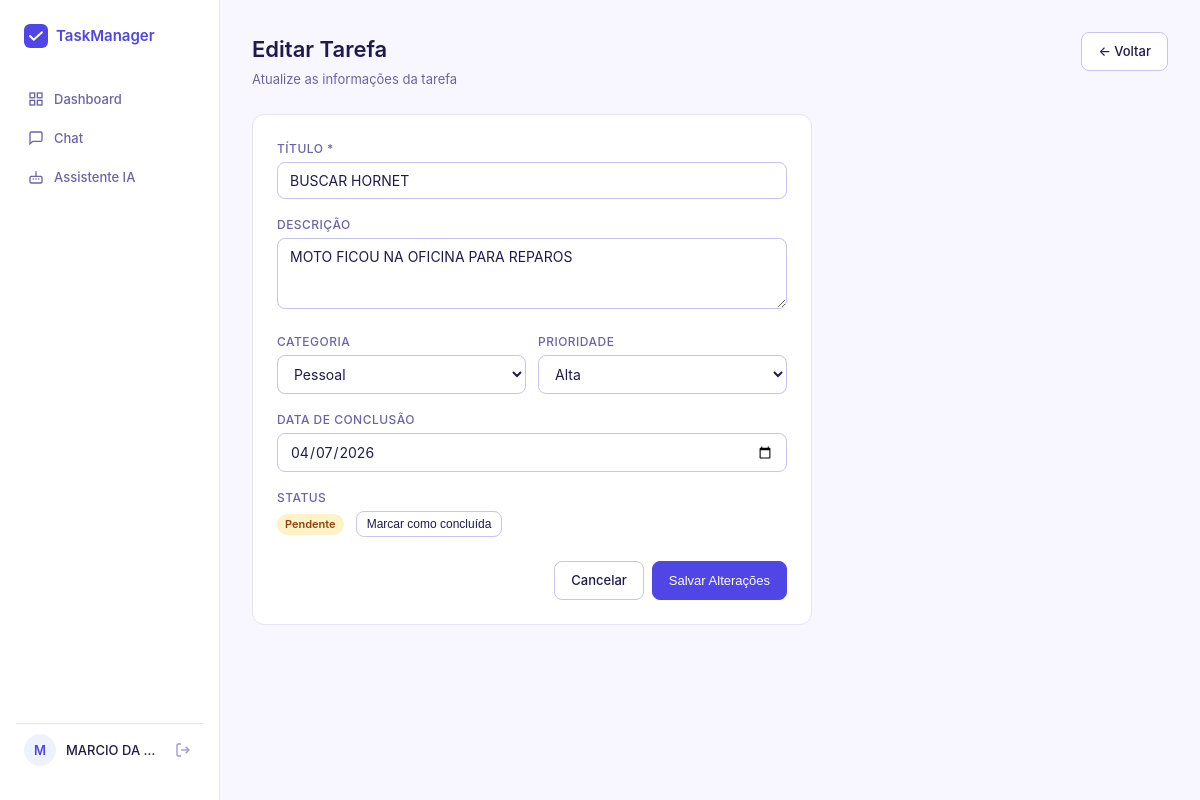
The app's page /tasks/3/edit (signed in) with its own data.
### tables this page shows
CREATE TABLE tasks (
                id INTEGER PRIMARY KEY AUTOINCREMENT,
                user_id INTEGER NOT NULL,
                title TEXT NOT NULL,
                description TEXT,
                category TEXT DEFAULT "Outros",
                priority TEXT DEFAULT "Média",
                due_date TEXT,
                done INTEGER DEFAULT 0,
                created_at TIMESTAMP DEFAULT CURRENT_TIMESTAMP,
                FOREIGN KEY (user_id) REFERENCES users(id)
            );

### app.py (the view, shortened to what this page needs)
@app.route('/tasks/<int:task_id>/edit', methods=['GET', 'POST'])
@login_required
def edit_task(task_id):
    db   = get_db()
    task = db.execute('SELECT * FROM tasks WHERE id = ? AND user_id = ?',
                      (task_id, session['user_id'])).fetchone()
    if not task:
        flash('Tarefa não encontrada.', 'error')
        return redirect(url_for('dashboard'))
    return render_template('edit_task.html', task=task)

### app.py (called while the page is built)
def get_db():
    conn = sqlite3.connect(DB)
    conn.row_factory = sqlite3.Row
    return conn

def login_required(f):
    @wraps(f)
    def decorated(*args, **kwargs):
        if 'user_id' not in session:
            return redirect(url_for('login'))
        return f(*args, **kwargs)
    return decorated

### templates/edit_task.html (shortened to what this page needs)
{% extends 'base.html' %}
{% block content %}
<div class="layout">
  <aside class="sidebar">
    <div class="sidebar-logo">
      <svg width="24" height="24" viewBox="0 0 32 32" fill="none">
        <rect width="32" height="32" rx="8" fill="#4F46E5"/>
        <path d="M8 16l5 5 11-10" stroke="white" stroke-width="2.5" stroke-linecap="round" stroke-linejoin="round"/>
      </svg>
      <span>TaskManager</span>
    </div>
    <nav class="sidebar-nav">
      <a href="{{ url_for('dashboard') }}" class="nav-link">
        <svg width="16" height="16" viewBox="0 0 24 24" fill="none" stroke="currentColor" stroke-width="2"><rect x="3" y="3" width="7" height="7"/><rect x="14" y="3" width="7" height="7"/><rect x="14" y="14" width="7" height="7"/><rect x="3" y="14" width="7" height="7"/></svg>
        Dashboard
      </a>
      <a href="{{ url_for('chat') }}" class="nav-link">
        <svg width="16" height="16" viewBox="0 0 24 24" fill="none" stroke="currentColor" stroke-width="2"><path d="M21 15a2 2 0 01-2 2H7l-4 4V5a2 2 0 012-2h14a2 2 0 012 2z"/></svg>
        Chat
      </a>
      <a href="{{ url_for('bot') }}" class="nav-link">
        Assistente IA
      </a>
    </nav>
    <div class="sidebar-user">
      <div class="user-avatar">{{ session['user_name'][0].upper() }}</div>
      <div class="user-info"><span class="user-name">{{ session['user_name'] }}</span></div>
      <a href="{{ url_for('logout') }}" class="logout-btn" title="Sair">
        <svg width="16" height="16" viewBox="0 0 24 24" fill="none" stroke="currentColor" stroke-width="2"><path d="M9 21H5a2 2 0 01-2-2V5a2 2 0 012-2h4"/><polyline points="16 17 21 12 16 7"/><line x1="21" y1="12" x2="9" y2="12"/></svg>
      </a>
    </div>
  </aside>
  <main class="main">
    <div class="page-header">
      <div>
        <h1>Editar Tarefa</h1>
        <p class="page-sub">Atualize as informações da tarefa</p>
      </div>
      <a href="{{ url_for('dashboard') }}" class="btn">← Voltar</a>
    </div>
    <div class="edit-card">
      <form method="POST">
        <div class="field">
          <label>Título *</label>
          <input type="text" name="title" value="{{ task.title }}" required>
        </div>
        <div class="field">
          <label>Descrição</label>
          <textarea name="description" rows="3">{{ task.description or '' }}</textarea>
        </div>
        <div class="field-row">
          <div class="field">
            <label>Categoria</label>
            <select name="category">
              {% for c in ['Trabalho','Pessoal','Estudos','Saúde','Outros'] %}
              <option {{ 'selected' if task.category == c }}>{{ c }}</option>
              {% endfor %}
            </select>
          </div>
          <div class="field">
            <label>Prioridade</label>
            <select name="priority">
              {% for p in ['Alta','Média','Baixa'] %}
              <option {{ 'selected' if task.priority == p }}>{{ p }}</option>
              {% endfor %}
            </select>
          </div>
        </div>
        <div class="field">
          <label>Data de conclusão</label>
          <input type="date" name="due_date" value="{{ task.due_date or '' }}">
        </div>
        <div class="field">
          <label>Status</label>
          <div class="status-toggle">
            <span class="badge {{ 'badge-success' if task.done else 'badge-pending' }}">
              {{ 'Concluída' if task.done else 'Pendente' }}
            </span>
            <form method="POST" action="{{ url_for('toggle_task', task_id=task.id) }}" style="display:inline">
              <button type="submit" class="btn btn-sm">
                {{ 'Marcar como pendente' if task.done else 'Marcar como concluída' }}
              </button>
            </form>
          </div>
        </div>
        <div class="form-actions">
          <a href="{{ url_for('dashboard') }}" class="btn">Cancelar</a>
          <button type="submit" class="btn btn-primary">Salvar Alterações</button>
        </div>
      </form>
    </div>
  </main>
</div>
{% endblock %}

### static/css/style.css (style rules this page uses)
*, *::before, *::after { box-sizing: border-box; margin: 0; padding: 0; }
:root { --indigo: #4F46E5; --indigo-dark: #3730A3; --bg: #F8F7FF; --surface: #FFFFFF; --border: #E5E3F8; --border-md: #C7C4F0; --text: #1E1B4B; --text-2: #6B63A8; --text-3: #9D97C8; --success: #059669; --success-bg: #D1FAE5; --danger: #DC2626; --danger-bg: #FEE2E2; --warning: #D97706; --warning-bg: #FEF3C7; --radius: 8px; --radius-lg: 12px; --shadow: 0 1px 3px rgba(79,70,229,0.08), 0 1px 2px rgba(79,70,229,0.04); }
body { font-family: -apple-system, BlinkMacSystemFont, 'Segoe UI', sans-serif; background: var(--bg); color: var(--text); font-size: 14px; line-height: 1.6; }
.field { margin-bottom: 1rem; }
.field label { display: block; font-size: 12px; font-weight: 500; color: var(--text-2); margin-bottom: 4px; text-transform: uppercase; letter-spacing: 0.04em; }
.field input, .field select, .field textarea { width: 100%; padding: 9px 12px; border: 1px solid var(--border-md); border-radius: var(--radius); background: var(--surface); color: var(--text); font-size: 14px; font-family: inherit; transition: border-color 0.15s, box-shadow 0.15s; }
.field textarea { resize: vertical; }
.field-row { display: grid; grid-template-columns: 1fr 1fr; gap: 12px; }
.btn { display: inline-flex; align-items: center; justify-content: center; gap: 6px; padding: 8px 16px; border: 1px solid var(--border-md); border-radius: var(--radius); background: var(--surface); color: var(--text); font-size: 13px; font-weight: 500; cursor: pointer; text-decoration: none; transition: all 0.15s; white-space: nowrap; }
.btn-primary { background: var(--indigo); color: white; border-color: var(--indigo); }
.btn-sm { padding: 5px 10px; font-size: 12px; }
.layout { display: grid; grid-template-columns: 220px 1fr; min-height: 100vh; }
.sidebar { background: var(--surface); border-right: 1px solid var(--border); padding: 1.5rem 1rem; display: flex; flex-direction: column; gap: 0; position: sticky; top: 0; height: 100vh; }
.sidebar-logo { display: flex; align-items: center; gap: 8px; font-size: 15px; font-weight: 600; color: var(--indigo); margin-bottom: 2rem; padding: 0 0.5rem; }
.sidebar-nav { flex: 1; }
.nav-link { display: flex; align-items: center; gap: 10px; padding: 9px 12px; border-radius: var(--radius); color: var(--text-2); font-size: 13px; font-weight: 500; text-decoration: none; transition: all 0.15s; }
.sidebar-user { display: flex; align-items: center; gap: 10px; padding: 10px 8px; border-top: 1px solid var(--border); margin-top: auto; }
.user-avatar { width: 32px; height: 32px; border-radius: 50%; background: #EEF2FF; color: var(--indigo); font-weight: 600; font-size: 13px; display: flex; align-items: center; justify-content: center; flex-shrink: 0; }
.user-info { flex: 1; min-width: 0; }
.user-name { font-size: 13px; font-weight: 500; display: block; white-space: nowrap; overflow: hidden; text-overflow: ellipsis; }
.logout-btn { color: var(--text-3); cursor: pointer; padding: 4px; border-radius: 6px; display: flex; transition: color 0.15s; }
.main { padding: 2rem; overflow-y: auto; }
.page-header { display: flex; align-items: flex-start; justify-content: space-between; margin-bottom: 1.5rem; gap: 1rem; }
.page-header h1 { font-size: 22px; font-weight: 600; }
.page-sub { color: var(--text-2); font-size: 13px; margin-top: 2px; }
.badge { font-size: 11px; font-weight: 600; padding: 2px 8px; border-radius: 20px; white-space: nowrap; }
.badge-pending { background: #FEF3C7; color: #92400E; }
.edit-card { background: var(--surface); border: 1px solid var(--border); border-radius: var(--radius-lg); padding: 1.5rem; max-width: 560px; }
.form-actions { display: flex; gap: 8px; justify-content: flex-end; margin-top: 1.5rem; }
.status-toggle { display: flex; align-items: center; gap: 12px; }

### records on screen
tasks: title "BUSCAR HORNET", description "MOTO FICOU NA OFICINA PARA REPAROS", due_date "04/07/2026", done "Pendente", done "Marcar como concluída"

### other values on screen
{{ session['user_name'][0].upper() }} "M"
{{ session['user_name'] }} "MARCIO DA…"
form field category "Pessoal"
form field priority "Alta"
